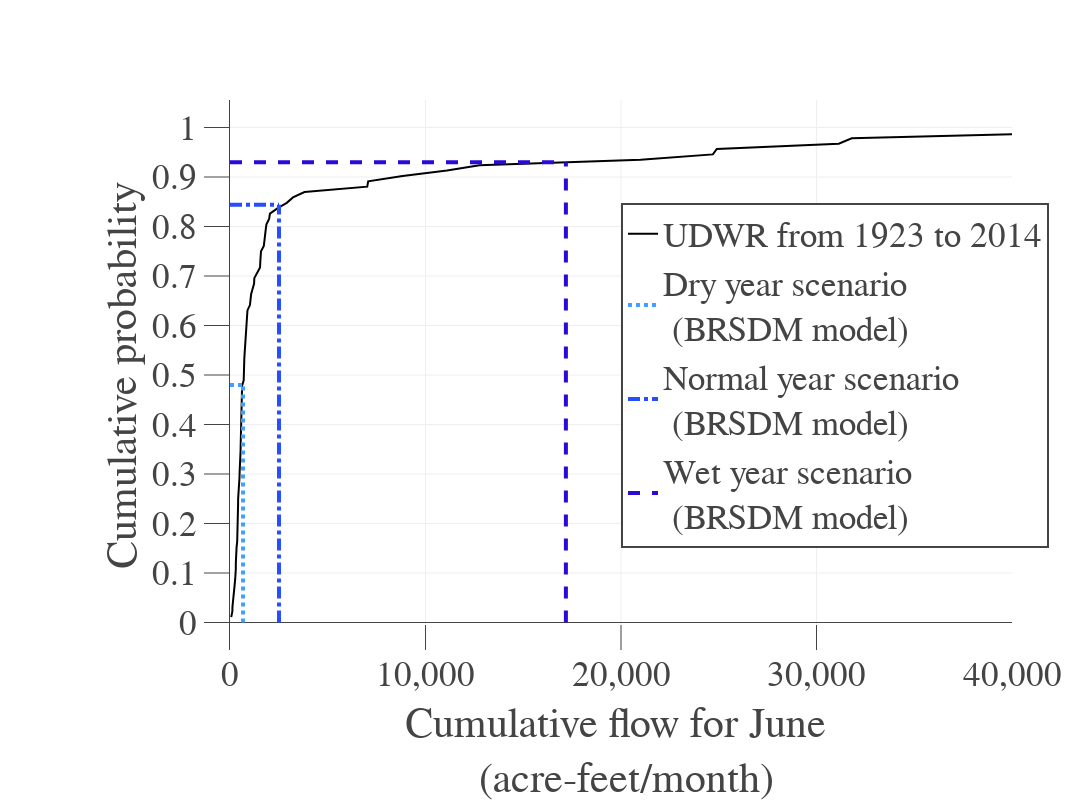

Here is the notebook cell this chart was saved with:
### Markdown cell above
# 6. Plot the CDF figure 

<a name="PlotCDF"></a>



#### Reproduce this plot [Figure 13-B] in the WaMDaM paper 


<img src="https://github.com/WamdamProject/WaMDaM_UseCases/raw/master/UseCases_files/8Figures_jpg/UseCase3.1_seasonal_b.png" width="800">

### Code cell
# Use Case 2.4_plotcdf 

# plot Cumulative flow for June for the UDWR dataset. 
# Then get the percentage of time it exceeds dry and wet years 

# Adel Abdallah
# Dec 2, 2017


import plotly
import plotly.plotly as py
import plotly.graph_objs as go
import numpy as np
import scipy
import pandas as pd

## read the input data from GitHub csv file which is a direct query output for this  query:
# 3.2Identify_aggregate_TimeSeriesValues.sql

# Convert CalenderYear column data type to datetime
df_TimeSeries['CalenderYear'] = pd.to_datetime(df_TimeSeries['CalenderYear'], errors='coerce')

# Slice rows based on DatasetAcronym column
subsets = df_TimeSeries.groupby('ResourceTypeAcronym')

# Select rows where DatasetAcronym is UDWRFlowData
dt = subsets.get_group(name='UDWRFlowData')

# From the selected rows, select rows where month is June
specific_month = dt.CalenderYear.dt.month == 6

# CumulativeMonthly data of the desired DatasetAcronym name and month
cumulative_monthly = dt[specific_month].CumulativeMonthly.values.tolist()

# Sort cumulative_monthly in ascending order
cumulative_monthly.sort()

# Save the filtered data to csv, CumulativeMonthly and CalenderYear columns
filtered_data = dt[specific_month][['CumulativeMonthly', 'CalenderYear']]
filtered_data.to_csv('Filtered Data.csv', index=False)


# Create the y-axis list, which should be same length as x-axis and range
# from 0 to 1, to represent probability and have equal spacing between it's
# numbers, so we create a list of floats starting from 1 to length of
# cumsum(which represents the x-axis) + 1, (+1) because we started from 1 not 0,
# we want the same length of cumsum, and we are dividing the list by length of
# cumsum to produce the desired probability values, So the last number in the
# list should be equal to the length of cumsum, so that when we divide both
# both values we get 1.
# To get the last number equal length of cumsum, we have to use
# max range = len(cumsum)+1, because np.arange will stop before
# the maximum number, so it will stop at len(cumsum)
probability = np.arange(1.0, len(cumulative_monthly)+1) /len(cumulative_monthly) # 1.0 to make it float

data = []
# just plot the sorted_data array against the number of items smaller 
# than each element in the array 

cdf = go.Scatter(
    x = cumulative_monthly,
    y = probability,
        showlegend=True,
name='UDWR from 1923 to 2014',
    marker = dict(
        color='rgb(0, 0, 0)'
        )
    )

cdfdata=pd.DataFrame(data=dict(probability=probability,cumulative_monthly=cumulative_monthly))

data.append(cdf)


# Save the filtered data to csv, CumulativeMonthly and probability columns
filtered_data = cdfdata
filtered_data.to_csv('CDF_data.csv', index=False)
display (filtered_data)

# cdfdata

lowerthanDry=cdfdata.loc[cdfdata['cumulative_monthly'] <= 666, 'probability']
print 'lowerthanDry='
print lowerthanDry

UpperthanNormal=cdfdata.loc[cdfdata['cumulative_monthly'] >= 2506, 'probability']
print 'UpperthanNormal='
print UpperthanNormal

UpperthanWet=cdfdata.loc[cdfdata['cumulative_monthly'] >= 17181, 'probability']
print 'UpperthanWet='
print UpperthanWet



# vertical line dry year 
dry = go.Scatter(
    x=[666, 666 ],
    y=[0, 0.48],
    mode='lines',
        name='Dry year scenario <br> (BRSDM model)',
    hoverinfo='dry',
    showlegend=True,
    line=dict(
        shape='vh',
        width='4',
        dash = 'dot',
        color = '#3FA0FF'
            )
                    )
data.append(dry)



# horizontal line dry year 
dryHo = go.Scatter(
    x=[0, 666 ],
    y=[0.48, 0.48],
    mode='lines',
        name='Dry year scenario <br> (BRSDM model)',
    hoverinfo='dry',
    showlegend=False,
    line=dict(
        shape='vh',
        width='4',
        dash = 'dot',
        color = '#3FA0FF'
            )
                    )
data.append(dryHo)
# ------------------------------------------------------------


# vertical line normal year 
normal = go.Scatter(
    x=[2506, 2506],
    y=[0, 0.844],
    mode='lines',
        name='Normal year scenario <br> (BRSDM model)',
    hoverinfo='wet',
    showlegend=True,
    line=dict(
        shape='vh',
        dash = 'dashdot',
        width='4',
        color = '#264DFF'
            )
                    )
data.append(normal)


# horizontal line normal year 
normalHo = go.Scatter(
    x=[0, 2506],
    y=[0.844, 0.844],
    mode='lines',
        name='Normal year scenario <br> (BRSDM model)',
    hoverinfo='wet',
    showlegend=False,
    line=dict(
        shape='vh',
        dash = 'dashdot',
        width='4',
        color = '#264DFF'
            )
                    )
data.append(normalHo)

# ------------------------------------------------------------


# vertical line wet year 
wet = go.Scatter(
    x=[17181, 17181],
    y=[0, 0.93],
    mode='lines',
        name='Wet year scenario <br> (BRSDM model)',
    hoverinfo='wet',
    showlegend=True,
    line=dict(
        shape='vh',
        dash = 'dash',
        width='4',
        color = '#290AD8'
            )
                    )
data.append(wet)


# horizontal line wet year 
wetHo = go.Scatter(
    x=[0, 17181],
    y=[0.93, 0.93],
    mode='lines',
        name='Wet year scenario <br> (BRSDM model)',
    hoverinfo='wet',
    showlegend=False,
    line=dict(
        shape='vh',
        dash = 'dash',
        width='4',
        color = '#290AD8'
            )
                    )
data.append(wetHo)





layout = go.Layout(
    xaxis = dict(
        title = "Cumulative flow for June <br> (acre-feet/month)",
        zeroline=True,
         #showline=True,
        tickformat= ',',
        dtick='10000',
        ticks='inside',
        ticklen=25,   
        range = ['0', '40000'],


            ),
    yaxis = dict(
                title = 'Cumulative probability',
                dtick='0.1',
                ticks='outside',
                ticklen=25,
#                 range = ['0', '1'],


             showline=True,
),
    font=dict(size=35,family='arial'),
    width=1100,
    height=800,
    margin=go.Margin(
        l=230,
        b=150       ),
    legend=dict(
        x=0.5,y=0.5,
            bordercolor='#00000',
            borderwidth=2, 
     font=dict(
            family='arial',
            size=35                    )           
    ),
 
        
        
        
    )

fig = dict(data=data, layout=layout)

offline.iplot(fig,filename = 'UseCase3.1_seasonal_b',image='png' )

### Figure 1 — Plotly figure (JSON) as saved in the notebook; plotly's stock layout.template omitted (floating-point values rounded to 4 significant figures)
{"data": [{"marker": {"color": "rgb(0, 0, 0)"}, "name": "UDWR from 1923 to 2014", "showlegend": true, "type": "scatter", "x": [62, 119, 128, 147, 184.5, 204.3, 238.0, 264.2, 297.5, 297.5, 297.5, 301, 323.3, 337, 368, 379, 381, 391, 398.7, 399, 407, 414.0, 416.5, 437.4, 476, 480, 485.9, 493, 495.7, 528, 538.5, 541.5, 547, 554, 557, 563, 566.5, 575, 583, 585, 594, 605.0, 611, 618.8, 701, 702, 704, 728, 732, 748, 764, 786, 795, 807, 829, 833.1, 887, 892.6, 1020, 1035.0, 1080, 1154, 1232, 1244, 1400.0, 1537, 1549, 1567, 1585, 1730, 1775, 1817, 1827, 1864, 2001, 2043, 2439.0, 2904, 3220, 3810, 7020, 7069, 8830, 11100, 12760, 21000, 24700, 24900, 31140, 31800, 42680, 117000], "y": [0.01087, 0.02174, 0.03261, 0.04348, 0.05435, 0.06522, 0.07609, 0.08696, 0.09783, 0.1087, 0.1196, 0.1304, 0.1413, 0.1522, 0.163, 0.1739, 0.1848, 0.1957, 0.2065, 0.2174, 0.2283, 0.2391, 0.25, 0.2609, 0.2717, 0.2826, 0.2935, 0.3043, 0.3152, 0.3261, 0.337, 0.3478, 0.3587, 0.3696, 0.3804, 0.3913, 0.4022, 0.413, 0.4239, 0.4348, 0.4457, 0.4565, 0.4674, 0.4783, 0.4891, 0.5, 0.5109, 0.5217, 0.5326, 0.5435, 0.5543, 0.5652, 0.5761, 0.587, 0.5978, 0.6087, 0.6196, 0.6304, 0.6413, 0.6522, 0.663, 0.6739, 0.6848, 0.6957, 0.7065, 0.7174, 0.7283, 0.7391, 0.75, 0.7609, 0.7717, 0.7826, 0.7935, 0.8043, 0.8152, 0.8261, 0.837, 0.8478, 0.8587, 0.8696, 0.8804, 0.8913, 0.9022, 0.913, 0.9239, 0.9348, 0.9457, 0.9565, 0.9674, 0.9783, 0.9891, 1]}, {"hoverinfo": "dry", "line": {"color": "#3FA0FF", "dash": "dot", "shape": "vh", "width": "4"}, "mode": "lines", "name": "Dry year scenario <br> (BRSDM model)", "showlegend": true, "type": "scatter", "x": [666, 666], "y": [0, 0.48]}, {"hoverinfo": "dry", "line": {"color": "#3FA0FF", "dash": "dot", "shape": "vh", "width": "4"}, "mode": "lines", "name": "Dry year scenario <br> (BRSDM model)", "showlegend": false, "type": "scatter", "x": [0, 666], "y": [0.48, 0.48]}, {"hoverinfo": "wet", "line": {"color": "#264DFF", "dash": "dashdot", "shape": "vh", "width": "4"}, "mode": "lines", "name": "Normal year scenario <br> (BRSDM model)", "showlegend": true, "type": "scatter", "x": [2506, 2506], "y": [0, 0.844]}, {"hoverinfo": "wet", "line": {"color": "#264DFF", "dash": "dashdot", "shape": "vh", "width": "4"}, "mode": "lines", "name": "Normal year scenario <br> (BRSDM model)", "showlegend": false, "type": "scatter", "x": [0, 2506], "y": [0.844, 0.844]}, {"hoverinfo": "wet", "line": {"color": "#290AD8", "dash": "dash", "shape": "vh", "width": "4"}, "mode": "lines", "name": "Wet year scenario <br> (BRSDM model)", "showlegend": true, "type": "scatter", "x": [17181, 17181], "y": [0, 0.93]}, {"hoverinfo": "wet", "line": {"color": "#290AD8", "dash": "dash", "shape": "vh", "width": "4"}, "mode": "lines", "name": "Wet year scenario <br> (BRSDM model)", "showlegend": false, "type": "scatter", "x": [0, 17181], "y": [0.93, 0.93]}], "layout": {"font": {"family": "arial", "size": 35}, "height": 800, "legend": {"bordercolor": "#00000", "borderwidth": 2, "font": {"family": "arial", "size": 35}, "x": 0.5, "y": 0.5}, "margin": {"b": 150, "l": 230}, "width": 1100, "xaxis": {"dtick": "10000", "range": ["0", "40000"], "tickformat": ",", "ticklen": 25, "ticks": "inside", "title": "Cumulative flow for June <br> (acre-feet/month)", "zeroline": true}, "yaxis": {"dtick": "0.1", "showline": true, "ticklen": 25, "ticks": "outside", "title": "Cumulative probability"}}}
